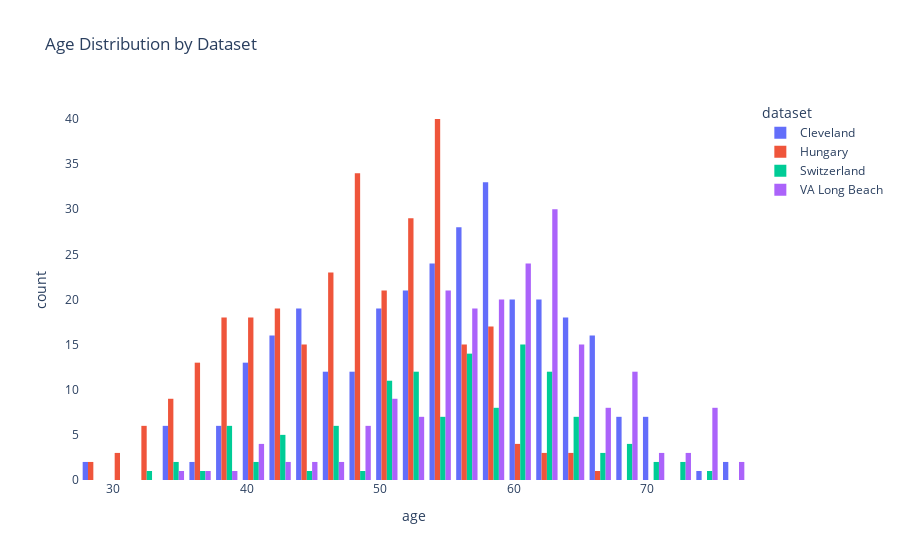

Source (notebook cell):
### Code cell
# make a plot of age column using plotly express and coloring this by dataset column
fig = px.histogram(data, x='age', color='dataset', barmode='group', title='Age Distribution by Dataset')

# change the background color of the plot
fig.update_layout(plot_bgcolor='rgba(0,0,0,0)', paper_bgcolor='rgba(0,0,0,0)')
fig.show()

### Figure 1 — Plotly figure (JSON) as saved in the notebook; plotly's stock layout.template omitted (floating-point values rounded to 4 significant figures; data arrays with more than 128 entries replaced by an {"elided": "..."} marker saying what was removed)
{"data": [{"alignmentgroup": "True", "bingroup": "x", "hovertemplate": "dataset=Cleveland<br>age=%{x}<br>count=%{y}<extra></extra>", "legendgroup": "Cleveland", "marker": {"color": "#636efa", "pattern": {"shape": ""}}, "name": "Cleveland", "offsetgroup": "Cleveland", "orientation": "v", "showlegend": true, "type": "histogram", "x": {"elided": "304 int values"}, "xaxis": "x", "yaxis": "y"}, {"alignmentgroup": "True", "bingroup": "x", "hovertemplate": "dataset=Hungary<br>age=%{x}<br>count=%{y}<extra></extra>", "legendgroup": "Hungary", "marker": {"color": "#EF553B", "pattern": {"shape": ""}}, "name": "Hungary", "offsetgroup": "Hungary", "orientation": "v", "showlegend": true, "type": "histogram", "x": {"elided": "293 int values"}, "xaxis": "x", "yaxis": "y"}, {"alignmentgroup": "True", "bingroup": "x", "hovertemplate": "dataset=Switzerland<br>age=%{x}<br>count=%{y}<extra></extra>", "legendgroup": "Switzerland", "marker": {"color": "#00cc96", "pattern": {"shape": ""}}, "name": "Switzerland", "offsetgroup": "Switzerland", "orientation": "v", "showlegend": true, "type": "histogram", "x": [32, 34, 35, 36, 38, 38, 38, 38, 38, 38, 40, 41, 42, 42, 43, 43, 43, 45, 46, 46, 47, 47, 47, 47, 48, 50, 50, 50, 50, 51, 51, 51, 51, 51, 51, 51, 52, 52, 52, 52, 53, 53, 53, 53, 53, 53, 53, 53, 54, 54, 54, 55, 55, 55, 55, 56, 56, 56, 56, 56, 56, 56, 56, 57, 57, 57, 57, 57, 57, 58, 58, 58, 59, 59, 59, 59, 59, 60, 60, 60, 60, 60, 60, 61, 61, 61, 61, 61, 61, 61, 61, 61, 62, 62, 62, 62, 62, 62, 62, 63, 63, 63, 63, 63, 64, 64, 64, 65, 65, 65, 65, 66, 66, 67, 68, 68, 69, 69, 70, 70, 72, 73, 74], "xaxis": "x", "yaxis": "y"}, {"alignmentgroup": "True", "bingroup": "x", "hovertemplate": "dataset=VA Long Beach<br>age=%{x}<br>count=%{y}<extra></extra>", "legendgroup": "VA Long Beach", "marker": {"color": "#ab63fa", "pattern": {"shape": ""}}, "name": "VA Long Beach", "offsetgroup": "VA Long Beach", "orientation": "v", "showlegend": true, "type": "histogram", "x": {"elided": "200 int values"}, "xaxis": "x", "yaxis": "y"}], "layout": {"barmode": "group", "legend": {"title": {"text": "dataset"}, "tracegroupgap": 0}, "paper_bgcolor": "rgba(0,0,0,0)", "plot_bgcolor": "rgba(0,0,0,0)", "title": {"text": "Age Distribution by Dataset"}, "xaxis": {"anchor": "y", "domain": [0, 1], "title": {"text": "age"}}, "yaxis": {"anchor": "x", "domain": [0, 1], "title": {"text": "count"}}}}
